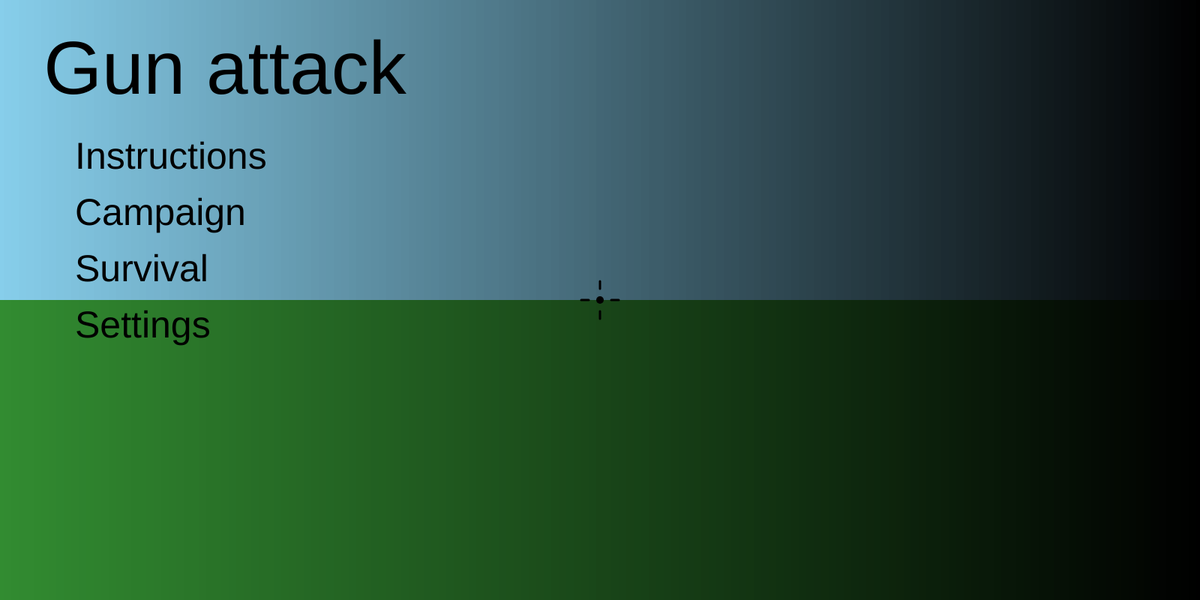
Frame 1 (no input)
Frame 60 (no input): identical to frame 1, image omitted
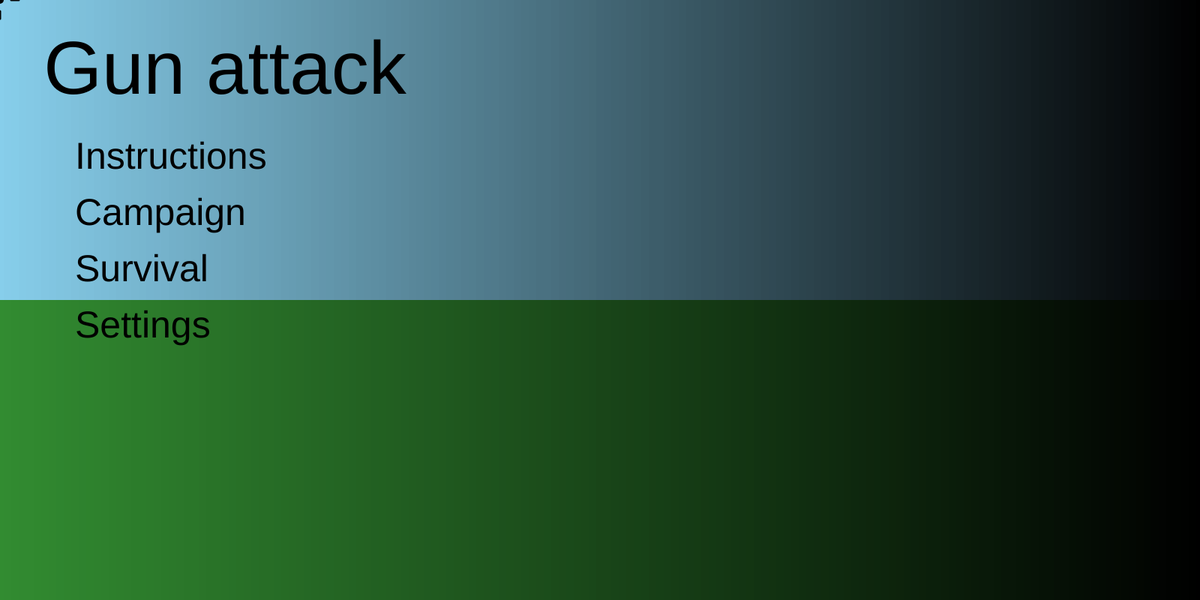
Frame 120 (the mouse pressed at the canvas centre since frame 60)

The p5.js sketch that drew these frames (run headless with seeded random() and noise() and a simulated clock; from frame 60 on, the mouse is pressed at the canvas centre):

// p5.js sketch
// ── sketch.js
function setup() {
  createCanvas(1600, 800);
  angleMode(DEGREES);
  textAlign(CENTER);
}
var colorScheme = "Meadow";
var FOV = 90; // field of view, larger FOVs may cause warping. does not affect lag
var graphics = 550; // number of rays cast. larger number is more detailed, may cause more lag
var Xsens = 0;
var Ysens = 0;
var gameMode = "Menu"; // can be set to debug, menu, or game
var maze = [
  [1, 1, 1, 1, 1, 1, 1, 1, 1, 1],
  [1, 0, 0, 1, 0, 1, 0, 0, 0, 1],
  [1, 0, 0, 0, 0, 0, 0, 0, 0, 1],
  [1, 0, 1, 0, 1, 0, 1, 1, 1, 1],
  [1, 0, 0, 0, 0, 0, 0, 0, 0, 1],
  [1, 0, 1, 0, 1, 1, 1, 0, 1, 1],
  [1, 0, 0, 0, 0, 0, 0, 0, 0, 1],
  [1, 0, 1, 1, 1, 0, 1, 0, 1, 1],
  [1, 0, 0, 0, 0, 0, 0, 0, 0, 1],
  [1, 1, 1, 1, 1, 1, 1, 1, 1, 1],
];
var spawnWaves = [
  [0],
  [0, 0, 0, 0, 0],
  [1, 1],
  [0, 0, 0, 0, 0, 1, 1, 1],
  [2, 2, 2, 2, 2],
  [0, 0, 1, 1, 1, 2, 2, 2, 2],
  [3, 3, 3],
  [1, 1, 1, 2, 2, 2, 3, 3, 3, 3, 3],
  [3, 3, 3, 3, 3, 3, 3, 3, 3, 3],
  [0, 0, 1, 1, 4, 4, 4, 4],
  [2, 2, 2, 2, 3, 3, 3, 3, 4, 4, 4, 4],
  [4, 4, 4, 4, 4, 4, 4, 4, 4, 4],
  [3, 3, 3, 3, 3, 5, 5, 5],
  [0, 0, 0, 0, 1, 1, 1, 1, 2, 2, 2, 2, 3, 3, 3, 3, 4, 4, 4, 4, 5, 5, 5, 5],
  [5, 5, 5, 5, 5, 5, 5, 5, 5, 5],
  [2, 2, 2, 2, 2, 2, 2, 2, 2, 2, 3, 3, 3, 3, 3, 3, 3, 3, 3, 3, 1, 1, 1],
  [4, 4, 4, 4, 4, 4, 4, 4, 4, 4, 5, 5, 5, 5, 5, 5, 5, 5, 5, 5],
  [2, 2, 2, 2, 2, 2, 2, 2, 2, 2, 2, 2, 2, 2, 2, 2, 2, 2, 2, 2, 2, 2, 2, 2, 2, 2, 2, 2, 2, 2], 
  [0, 0, 0, 1, 1, 1, 1, 2, 2, 2, 2, 2, 3, 3, 3, 3, 3, 3, 4, 4, 4, 4, 4, 4, 4, 5, 5, 5, 5, 5, 5, 5, 5],
  [3, 3, 3, 3, 3, 3, 3, 3, 3, 3, 5, 5, 5, 5, 5, 5, 5, 5, 5, 5],
];
// stores multiple ray arrays each with 0 = distance, 1 = x display, 2 = line height up, 3 = line height down, 4 = shading 1, 5 = shading 2, 6 = shading 3, 7 = stroke weight, 8 = id, 9 = shot
var rays = [];
// the enemies array stores multiple enemy arrays each with 0 = x, 1 = y, 2 = angle, 3 = distance, 4 = display angle x, 5 = display angle y, 6 = display size, 7 = type, 8 = id, 9 = shot, 10 = health, 11 = color 1, 12 = color 2, 13 = color 3, 14 = speed, 15 = damage, 16 = size, 17 = max health
var enemies = [];
// 0 = x, 1 = y, 2 = recoil, 3 = firing interval, 4 = ammo, 5 = reloading state, 6 = ammo limit, 7 = gun efficiency (reload, firing, recoil recovering rate), 8 = recoil limit, 9 = recoil rate, 10 = bullet
var gun = [undefined, undefined, 0, 0, 180, false, 180, 2, 50, 10, false];
// 0 = x posision, 1 = y position, 2 = x angle, 3 = y angle, 4 = health
var player = [120, 120, 0, 0, 100];
var keys = [];
var menuOptions = ["Instructions", "Campaign", "Survival", "Settings"];
var colorSchemes = {
  // stores color schemes, 1 = sky color, 2 = wall color, 3 = shading color, 4 = floor color
  Cardboard: [
    [229, 176, 127],
    [204, 151, 102],
    [178, 125, 76],
    [153, 100, 51],
  ],
  Meadow: [
    [135, 206, 235],
    [189, 199, 196],
    [128, 132, 135],
    [50, 140, 49],
  ],
  Ocean: [
    [41, 132, 141],
    [96, 101, 46],
    [77, 81, 37],
    [168, 143, 89],
  ],
  Underworld: [
    [55, 0, 0],
    [50, 0, 0],
    [40, 0, 0],
    [35, 0, 0],
  ],
  Arctic: [
    [195, 231, 253],
    [242, 242, 237],
    [176, 190, 197],
    [242, 242, 237],
  ],
  Jungle: [
    [16, 68, 54],
    [68, 48, 34],
    [54, 38, 27],
    [12, 51, 41],
  ],
  Desert: [
    [154, 220, 255],
    [232, 187, 154],
    [228, 173, 133],
    [223, 159, 113],
  ],
  Shadow: [
    [50, 50, 50],
    [30, 30, 30],
    [15, 15, 15],
    [5, 5, 5],
  ],
  City: [
    [12, 20, 69],
    [100, 100, 100],
    [75, 75, 75],
    [50, 50, 50],
  ],
  Arcade: [
    [252, 76, 2],
    [255, 255, 0],
    [0, 255, 0],
    [70, 52, 167],
  ],
  Painting: [
    [216, 216, 204],
    [106, 44, 51],
    [12, 57, 79],
    [21, 13, 9],
  ],
  Sky: [
    [12, 20, 69],
    [104, 104, 125],
    [71, 71, 90],
    [12, 20, 69],
  ],
};
var cCursor = [800, 400];
var wave = 1;
var waveStart = true;
var kills = 0;

function mousePressed() {
  requestPointerLock();
}
function distance(x1, y1, x2, y2) {
  return sqrt((x1 - x2) * (x1 - x2) + (y1 - y2) * (y1 - y2));
}
function rotatedrect(degrees, xpos, ypos, l, w) {
  // make a rotated rectangle
  xpos += l / 2;
  ypos += w / 2;
  rectMode(CENTER);
  translate(xpos, ypos);
  rotate(degrees);
  rect(0, 0, l, w);
  rotate(-degrees);
  translate(-xpos, -ypos);
  rectMode(CORNER);
}
function collide(x, y) {
  // check if a given point is inside a wall
  if (maze[floor(y / 80)][floor(x / 80)] == 1) {
    return true;
  } else {
    return false;
  }
}
function angleCheck(a) {
  if (a > 360) {
    a %= 360;
  }
  if (a < 0) {
    a += 360;
  }
  return a;
}
function moveX(amount) {
  // move player to side
  if (player[2] == 180 || player[2] == 0) {
    player[0] += amount;
  } else if (player[2] > 180) {
    player[0] +=
      (tan(player[2] - 90) * amount) / distance(0, 0, tan(player[2] - 90), 1);
    player[1] -= (1 * amount) / distance(0, 0, tan(player[2] - 90), 1);
  } else {
    player[0] -=
      (tan(player[2] - 90) * amount) / distance(0, 0, tan(player[2] - 90), 1);
    player[1] += (1 * amount) / distance(0, 0, tan(player[2] - 90), 1);
  }
}
function moveY(amount) {
  // move player forwards or backwards
  if (player[2] == 270 || player[2] == 90) {
    player[1] += amount;
  } else if (player[2] > 270 || player[2] < 90) {
    player[0] -= (tan(player[2]) * amount) / distance(0, 0, tan(player[2]), 1);
    player[1] += (1 * amount) / distance(0, 0, tan(player[2]), 1);
  } else {
    player[0] += (tan(player[2]) * amount) / distance(0, 0, tan(player[2]), 1);
    player[1] -= (1 * amount) / distance(0, 0, tan(player[2]), 1);
  }
}
function maintenance() {
  // recoil
  if (gun[2] > 0) {
    gun[2] -= gun[7];
  }
  if (gun[2] > gun[8]) {
    gun[2] = gun[8];
  }
  // firing interval
  if (gun[3] > 0) {
    gun[3] -= gun[7];
  }
  if (gun[3] < 0) {
    gun[3] = 0;
  }
  // reloading
  if (gun[5] && gun[4] != gun[6]) {
    gun[4] += gun[7];
  }
  if (gun[4] >= gun[6]) {
    gun[4] = gun[6];
    gun[5] = false;
  }
  // heal if not dead, if dead then re-initialize
  if (player[4] <= 0) {
    gameMode = "Death";
    player = [120, 120, 0, 0, 100];
    enemies = [];
    rays = [];
    waveStart = true;
    kills = 0;
    gun = [undefined, undefined, 0, 0, 180, false, 180, 2, 50, 10, false];
  } else if (player[4] < 100) {
    player[4] += 0.05;
  }
  if (player[4] >= 100) {
    player[4] = 100;
  }
}
function overlay() {
  if (gameMode == "Campaign") {
    noStroke();
    textSize(25);
    fill(0, 0, 0);
    text("Wave: " + wave, 800, 40);
  } else if (gameMode == "Survival") {
    noStroke();
    textSize(25);
    fill(0, 0, 0);
    text("Kills: " + kills, 800, 40);
  }

  // draws crosshair
  stroke(0, 0, 0);
  strokeWeight(10);
  point(width / 2, 400);
  strokeWeight(3);
  line(width / 2 - 25 - 2 * gun[2], 400, width / 2 - 15 - 2 * gun[2], 400);
  line(width / 2 + 15 + 2 * gun[2], 400, width / 2 + 25 + 2 * gun[2], 400);
  line(width / 2, 375 - 2 * gun[2], width / 2, 385 - 2 * gun[2]);
  line(width / 2, 415 + 2 * gun[2], width / 2, 425 + 2 * gun[2]);

  // draws explosion if recently fired gun
  if (gun[3] > 2) {
    strokeWeight(5);
    stroke(250, 237, 39);
    line(width / 2, 550 + gun[2], gun[0], gun[1]);
    noStroke();
    fill(255, 199, 0);
    ellipse(width / 2, 550 + gun[2], 100, 100);
  }

  // draws gun
  noStroke();
  fill(136, 139, 141);
  triangle(
    width / 2 - 100,
    801 + gun[2],
    width / 2 + 100,
    801 + gun[2],
    width / 2 - 25,
    560 + gun[2]
  );
  triangle(
    width / 2 - 100,
    801 + gun[2],
    width / 2 + 100,
    801 + gun[2],
    width / 2 + 25,
    560 + gun[2]
  );
  strokeWeight(50);
  stroke(136, 139, 141);
  line(width / 2, 563 + gun[2], width / 2, 800 + gun[2]);
  noStroke();
  fill(83, 86, 90);
  quad(
    width / 2 - 75,
    790 + gun[2],
    width / 2 + 75,
    790 + gun[2],
    width / 2 + 40,
    660 + gun[2],
    width / 2 - 40,
    660 + gun[2]
  );
  quad(
    width / 2 - 35,
    640 + gun[2],
    width / 2 + 35,
    640 + gun[2],
    width / 2 + 23,
    590 + gun[2],
    width / 2 - 23,
    590 + gun[2]
  );
  quad(
    width / 2 - 20,
    580 + gun[2],
    width / 2 + 20,
    580 + gun[2],
    width / 2 + 15,
    560 + gun[2],
    width / 2 - 15,
    560 + gun[2]
  );
  stroke(83, 86, 90);
  strokeWeight(4);
  line(width / 2 - 15, 550 + gun[2], width / 2 + 15, 550 + gun[2]);
  line(width / 2 - 15, 550 + gun[2], width / 2 - 15, 530 + gun[2]);
  line(width / 2 - 15, 530 + gun[2], width / 2 - 8, 530 + gun[2]);
  line(width / 2 + 15, 550 + gun[2], width / 2 + 15, 530 + gun[2]);
  line(width / 2 + 15, 530 + gun[2], width / 2 + 8, 530 + gun[2]);
  line(width / 2, 535 + gun[2], width / 2, 542 + gun[2]);

  // display ammo
  noStroke();
  fill(255, 255, 255, 100);
  rect(width - 200, 700, 200, 100, 5);
  fill(0, 0, 0);
  textSize(50);
  text(floor(gun[4]) + "/" + gun[6], width - 100, 770);
  if (gun[4] == 0 && !gun[5]) {
    textSize(25);
    text("Press 'r' to Reload", width / 2, 685);
  }

  // draw health and wounds
  noStroke();
  fill(255, 0, 0, 100);
  rect(0, 700, 200, 100, 5);
  textSize(50);
  fill(0, 0, 0);
  text(floor(player[4]) + "/100", 100, 770);

  if (player[4] < 30) {
    textSize(30);
    fill(255, 0, 0);
    text("Low Health, Seek Cover Now", width / 2, 75);
  }
  if (player[4] < 50) {
    stroke(255, 0, 0, 100);
    strokeWeight(random(25 - player[4] / 2, 75 - player[4] * 1.5));
    fill(0, 0, 0, 0);
    rect(0, 0, width, 800);
    noStroke();
    fill(255, 0, 0, (75 * (50 - player[4])) / 50);
    rect(0, 0, width, 800);
  }
}
function shoot() {
  gun[0] = random(width / 2 - 2 * gun[2], width / 2 + 2 * gun[2]);
  gun[1] = random(400 - 2 * gun[2], 400 + 2 * gun[2]);
  gun[2] += gun[9];
  gun[3] = 5;
  gun[4] -= 1;
  gun[10] = true;
}
function castRays() {
  rays = [];
  var anglecount = 0; // counts how many angles have been checked
  for (
    var i = player[2] - FOV / 2;
    i < player[2] + FOV / 2;
    i += FOV / graphics
  ) {
    anglecount += 1;
    var ray = i;
    ray = angleCheck(ray);
    var checkX = 0; // check vertical collisions
    var checkY = 0;
    var checkIncrementX = 0;
    var checkIncrementY = 0;
    var count = 0;
    var infinite = false;
    var d1 = [];
    var d2 = [];
    if (ray == 270 || ray == 90) {
      // goes on forever, straight sideways
      count = 10;
      infinite = true;
    } else if (ray > 270 || ray < 90) {
      // looking upwards, setup start pos and increment
      checkX =
        player[0] +
        tan(ray) * (abs(player[1]) - abs(floor(player[1] / 80) * 80));
      checkY = floor(player[1] / 80) * 80;
      checkIncrementX = 80 * tan(ray);
      checkIncrementY = -80;
    } else {
      // looking downwards, setup start pos and increment
      checkX =
        player[0] +
        tan(ray) * (abs(player[1]) - abs(ceil(player[1] / 80) * 80));
      checkY = ceil(player[1] / 80) * 80;
      checkIncrementX = -80 * tan(ray);
      checkIncrementY = 80;
    }

    while (count < 10) {
      // loop through vertical checks for each ray
      count += 1;
      if (checkX <= 800 && checkX >= 0 && checkY <= 800 && checkY >= 0) {
        if (collide(checkX, checkY) || collide(checkX, checkY - 1)) {
          break;
        }
      }
      checkX += checkIncrementX;
      checkY += checkIncrementY;
    }

    // assign distance to ray
    if (infinite) {
      d1.push(10000000);
    } else {
      d1.push(
        distance(player[0], player[1], checkX, checkY) * cos(player[2] - ray)
      );
    }

    d1.push(checkX);
    d1.push(checkY);

    checkX = 0; // check horizontal collisions (note that is now 90 minus angle because triangle is tilted on side, not straight up like vertical checks)
    checkY = 0;
    checkIncrementX = 0;
    checkIncrementY = 0;
    count = 0;
    infinite = false;

    if (ray == 180 || ray == 0) {
      // goes on forever, straight up
      count = 10;
      infinite = true;
    } else if (ray > 180) {
      // looking leftwards, setup start pos and increment
      checkX = floor(player[0] / 80) * 80;
      checkY =
        player[1] +
        tan(90 - ray) * (abs(player[0]) - abs(floor(player[0] / 80) * 80));
      checkIncrementX = -80;
      checkIncrementY = 80 * tan(90 - ray);
    } else {
      // looking rightwards, setup start pos and increment
      checkX = ceil(player[0] / 80) * 80;
      checkY =
        player[1] +
        tan(90 - ray) * (abs(player[0]) - abs(ceil(player[0] / 80) * 80));
      checkIncrementX = 80;
      checkIncrementY = -80 * tan(90 - ray);
    }

    while (count < 10) {
      // loop through horizontal checks for each ray
      count += 1;
      if (checkX <= 800 && checkX >= 0 && checkY <= 800 && checkY >= 0) {
        if (collide(checkX, checkY) || collide(checkX - 1, checkY)) {
          break;
        }
      }
      checkX += checkIncrementX;
      checkY += checkIncrementY;
    }

    // assign distance to ray
    if (infinite) {
      d2.push(10000000);
    } else {
      d2.push(
        distance(player[0], player[1], checkX, checkY) * cos(ray - player[2])
      );
    }
    d2.push(checkX);
    d2.push(checkY);

    // show rays for debug, or blocks if not
    if (gameMode == "Debug") {
      // find shortest line and draw it
      strokeWeight(3);
      if (d1[0] <= d2[0]) {
        stroke(255, 255, 0, 255 - 255 * (d1[0] / 1200));
        line(player[0], player[1], d1[1], d1[2]);
      } else {
        stroke(255, 255, 0, 255 - 255 * (d2[0] / 1200));
        line(player[0], player[1], d2[1], d2[2]);
      }
    } else {
      // find shortest line, shade based on horizontal/vertical
      if (d1[0] <= d2[0]) {
        rays.push([
          d1[0],
          width * (anglecount / graphics) - 2,
          400 + player[3] - ((width / height) * 1800000) / FOV / d1[0],
          400 + player[3] + ((width / height) * 1800000) / FOV / d1[0],
          colorSchemes[colorScheme][1][0],
          colorSchemes[colorScheme][1][1],
          colorSchemes[colorScheme][1][2],
          width / graphics + 1,
          0,
          false,
        ]);
      } else {
        rays.push([
          d2[0],
          width * (anglecount / graphics) - 2,
          400 + player[3] - ((width / height) * 1800000) / FOV / d2[0],
          400 + player[3] + ((width / height) * 1800000) / FOV / d2[0],
          colorSchemes[colorScheme][2][0],
          colorSchemes[colorScheme][2][1],
          colorSchemes[colorScheme][2][2],
          width / graphics + 1,
          0,
          false,
        ]);
      }
    }
  }
}
function playerControls() {
  // rotate player based on mouse
  player[2] += 0.5 * pow(5, Xsens) * movedX;
  player[2] = angleCheck(player[2]);
  player[3] -= (pow(5, Ysens) * movedY) / (FOV / 400);
  if (player[3] > 1200) {
    player[3] = 1200;
  }
  if (player[3] < -1200) {
    player[3] = -1200;
  }

  if (mouseIsPressed && mouseButton == LEFT) {
    // if interval is done, ammo exists, and not currently reloading
    if (gun[3] == 0 && gun[4] > 0 && !gun[5]) {
      shoot();
    }
  }

  // player movement and key presses (1.4 chosen because sqrt 2)
  if (keyIsDown) {
    // list to store active keys
    keyPressed = function () {
      keys[keyCode] = true;
    };
    keyReleased = function () {
      keys[keyCode] = false;
    };

    // r to reload
    if (keys[82] && gun[4] != gun[6]) {
      gun[4] = 0;
      gun[5] = true;
    }

    if ((keys[87] || keys[38]) && !(keys[83] || keys[40])) {
      if (keys[65] || keys[37]) {
        moveX(-1.4);
        moveY(-1.4);
      } //w+a
      else if (keys[68] || keys[39]) {
        moveX(1.4);
        moveY(-1.4);
      } //w+d
      else {
        moveY(-2);
      } //w
    } else if ((keys[83] || keys[40]) && !(keys[87] || keys[38])) {
      if (keys[65] || keys[37]) {
        moveX(-1.4);
        moveY(1.4);
      } //s+a
      else if (keys[68] || keys[39]) {
        moveX(1.4);
        moveY(1.4);
      } //s+d
      else {
        moveY(2);
      } //s
    } else {
      if (keys[65] || keys[37]) {
        moveX(-2);
      } //a
      if (keys[68] || keys[39]) {
        moveX(2);
      } //d
    }

    // collisions with walls
    if (collide(player[0], player[1] + 5)) {
      player[1] -= 2;
    }
    if (collide(player[0], player[1] - 5)) {
      player[1] += 2;
    }
    if (collide(player[0] + 5, player[1])) {
      player[0] -= 2;
    }
    if (collide(player[0] - 5, player[1])) {
      player[0] += 2;
    }
  }
}
function drawGrid() {
  background(255, 255, 255);
  stroke(0, 0, 0);
  strokeWeight(1);
  for (var i = 0; i < 10; i++) {
    for (var j = 0; j < 10; j++) {
      if (maze[j][i] == 1) {
        fill(50, 50, 50);
      } // j is y variable, i is x variable, loop through 2d array
      else {
        fill(255, 255, 255);
      }
      rect(i * 80, j * 80, 80, 80);
    }
  }
  stroke(255, 0, 0);
  strokeWeight(3);
  rotatedrect(player[2], player[0] - 25, player[1] - 25, 50, 50);
}
function drawLandscape() {
  noStroke();
  fill(
    colorSchemes[colorScheme][0][0],
    colorSchemes[colorScheme][0][1],
    colorSchemes[colorScheme][0][2]
  );
  rect(0, ((-1200 + player[3]) * height) / 800, width, 100000);
  fill(
    colorSchemes[colorScheme][3][0],
    colorSchemes[colorScheme][3][1],
    colorSchemes[colorScheme][3][2]
  );
  rect(0, ((400 + player[3]) * height) / 800, width, 100000);
}
function createEnemy(type) {
  if (type == 0) {
    enemies.push([
      720,
      720,
      0,
      0,
      0,
      0,
      0,
      type,
      1,
      false,
      10,
      100,
      100,
      100,
      1,
      0.2,
      10000,
      10,
    ]);
  } else if (type == 1) {
    enemies.push([
      720,
      720,
      0,
      0,
      0,
      0,
      0,
      type,
      1,
      false,
      75,
      204,
      182,
      162,
      0.75,
      1,
      30000,
      75,
    ]);
  } else if (type == 2) {
    enemies.push([
      720,
      720,
      0,
      0,
      0,
      0,
      0,
      type,
      1,
      false,
      5,
      0,
      0,
      0,
      1.5,
      0.2,
      5000,
      5,
    ]);
  } else if (type == 3) {
    enemies.push([
      720,
      720,
      0,
      0,
      0,
      0,
      0,
      type,
      1,
      false,
      2,
      255,
      0,
      0,
      2.5,
      0.3,
      3000,
      2,
    ]);
  }
  if (type == 4) {
    enemies.push([
      720,
      720,
      0,
      0,
      0,
      0,
      0,
      type,
      1,
      false,
      45,
      100,
      255,
      50,
      1.3,
      0.5,
      15000,
      45,
    ]);
  }
  if (type == 5) {
    enemies.push([
      720,
      720,
      0,
      0,
      0,
      0,
      0,
      type,
      1,
      false,
      30,
      150,
      0,
      150,
      1,
      0.5,
      20000,
      30,
    ]);
  }
}
function castEnemies() {
  // create enemies based on gamemode
  if (gameMode == "Campaign") {
    if (waveStart == true) {
      for (var i = 0; i < spawnWaves[wave - 1].length; i++) {
        createEnemy(spawnWaves[wave - 1][i]);
      }
      waveStart = false;
    } else if (enemies.length == 0) {
      wave += 1;
      player = [120, 120, 0, 0, 100];
      waveStart = true;
      gun = [undefined, undefined, 0, 0, 180, false, 180, 2, 50, 10, false];
    }
  } else if (gameMode == "Survival") {
    if (random(0, 100 - min(50, kills)) < 1) {
      createEnemy(floor(random(0, 6)));
    }
  }

  for (var i = 0; i < enemies.length; i++) {
    if (enemies[i][10] <= 0) {
      if (enemies[i][7] == 5) {
        for (var j = 0; j < 10; j++) {
          enemies.push([
            enemies[i][0],
            enemies[i][1],
            0,
            0,
            0,
            0,
            0,
            3,
            1,
            false,
            2,
            255,
            0,
            0,
            2.5,
            0.3,
            3000,
            2,
          ]);
        }
      }
      enemies.splice(i, 1);
      kills += 1;
      i -= 1;
      continue;
    }
    // heal green ones
    if (enemies[i][7] == 4 && enemies[i][10] < enemies[i][17]) {
      enemies[i][10] += 0.1;
    }
    if (enemies[i][7] == 4 && enemies[i][10] > enemies[i][17]) {
      enemies[i][10] = enemies[i][17];
    }

    // make them move towards the player
    if (distance(player[0], player[1], enemies[i][0], enemies[i][1]) > 15) {
      enemies[i][0] +=
        (enemies[i][14] * (player[0] - enemies[i][0])) /
        distance(player[0], player[1], enemies[i][0], enemies[i][1]);
      enemies[i][1] +=
        (enemies[i][14] * (player[1] - enemies[i][1])) /
        distance(player[0], player[1], enemies[i][0], enemies[i][1]);
    }

    // collisions with walls
    if (collide(enemies[i][0], enemies[i][1] + 2 * enemies[i][14])) {
      enemies[i][1] -= 1.5 * enemies[i][14];
    }
    if (collide(enemies[i][0], enemies[i][1] - 2 * enemies[i][14])) {
      enemies[i][1] += 1.5 * enemies[i][14];
    }
    if (collide(enemies[i][0] + 2 * enemies[i][14], enemies[i][1])) {
      enemies[i][0] -= 1.5 * enemies[i][14];
    }
    if (collide(enemies[i][0] - 2 * enemies[i][14], enemies[i][1])) {
      enemies[i][0] += 1.5 * enemies[i][14];
    }

    // collisions with other enemies, excluding self
    for (var j = 0; j < enemies.length; j++) {
      if (
        distance(enemies[i][0], enemies[i][1], enemies[j][0], enemies[j][1]) <
          enemies[j][16]/1000 &&
        distance(enemies[i][0], enemies[i][1], enemies[j][0], enemies[j][1]) !=
          0
      ) {
        enemies[i][0] -=
          (0.5 * (enemies[j][0] - enemies[i][0])) /
          distance(enemies[i][0], enemies[i][1], enemies[j][0], enemies[j][1]);
        enemies[i][1] -=
          (0.5 * (enemies[j][1] - enemies[i][1])) /
          distance(enemies[i][0], enemies[i][1], enemies[j][0], enemies[j][1]);
      }
    }

    if (gameMode == "Debug") {
      stroke(0, 0, 0);
      strokeWeight(3);
      fill(255, 0, 0);
      ellipse(enemies[i][0], enemies[i][1], 50, 50);
    } else {
      enemies[i][3] = distance(
        player[0],
        player[1],
        enemies[i][0],
        enemies[i][1]
      );
      if (enemies[i][3] < 25) {
        player[4] -= enemies[i][15];
      }
      // cast rays to each enemy
      // enemy to the right, set angle
      if (enemies[i][0] > player[0]) {
        // up
        if (enemies[i][1] < player[1]) {
          enemies[i][2] =
            90 -
            atan((player[1] - enemies[i][1]) / (enemies[i][0] - player[0]));
        }
        // down
        else if (enemies[i][1] > player[1]) {
          enemies[i][2] =
            90 +
            atan((enemies[i][1] - player[1]) / (enemies[i][0] - player[0]));
        }
        // straight right, avoid atan 0 error
        else {
          enemies[i][2] = 90;
        }
      }
      // to the left
      else if (enemies[i][0] < player[0]) {
        // same commands except looking other way
        if (enemies[i][1] < player[1]) {
          enemies[i][2] =
            270 +
            atan((player[1] - enemies[i][1]) / (player[0] - enemies[i][0]));
        } else if (enemies[i][1] > player[1]) {
          enemies[i][2] =
            270 -
            atan((enemies[i][1] - player[1]) / (player[0] - enemies[i][0]));
        } else {
          enemies[i][2] = 270;
        }
      }
      // straight up or down
      else {
        if (enemies[i][1] < player[1]) {
          enemies[i][2] = 0;
        } else {
          enemies[i][2] = 180;
        }
      }

      // find the real distance between player and enemy angle
      var angle1 = enemies[i][2] + 360 - player[2];
      var angle2 = enemies[i][2] - player[2];
      var angle3 = enemies[i][2] - 360 - player[2];
      var optimalAngle = false;
      if (
        abs(angle1) <= abs(angle2) &&
        abs(angle1) <= abs(angle3) &&
        abs(angle1) < FOV / 2 + 10
      ) {
        optimalAngle = angle1;
      } else if (
        abs(angle2) <= abs(angle1) &&
        abs(angle2) <= abs(angle3) &&
        abs(angle2) < FOV / 2 + 10
      ) {
        optimalAngle = angle2;
      } else if (abs(angle3) < FOV / 2 + 10) {
        optimalAngle = angle3;
      }

      // put info into array, or draw offscreen
      if (optimalAngle) {
        enemies[i][4] = 800 + (800 * optimalAngle) / (FOV / 2);
        enemies[i][5] = 400 + player[3];
        enemies[i][6] = enemies[i][16] / (enemies[i][3] * cos(optimalAngle));
      } else {
        enemies[i][4] = 0;
        enemies[i][5] = 10000000;
        enemies[i][6] = 10000000;
      }
    }
  }
}
function draw3d() {
  // adds enemies and rays, sorts them by distance to simulate walls hiding enemies
  // index [8] = 0 means wall, 1 means enemy
  var allObjects = concat(enemies, rays).sort((a, b) => {
    if (a[8] == 0) {
      w = a[0];
    } else {
      w = a[3];
    }
    if (b[8] == 0) {
      z = b[0];
    } else {
      z = b[3];
    }
    return w - z;
  });

  // checks bullet collisions, starting from closest
  for (var i = 0; i < allObjects.length; i++) {
    if (allObjects[i][8] == 0) {
      if (
        gun[10] &&
        gun[3] > 4 &&
        gun[0] > allObjects[i][1] - allObjects[i][7] &&
        gun[0] < allObjects[i][1] + allObjects[i][7] &&
        gun[1] > allObjects[i][2] &&
        gun[1] < allObjects[i][3]
      ) {
        allObjects[i][9] = true;
        gun[10] = false;
      }
    } else {
      if (
        gun[10] &&
        gun[3] > 4 &&
        distance(gun[0], gun[1], allObjects[i][4], allObjects[i][5]) <
          allObjects[i][6] / 2
      ) {
        allObjects[i][9] = true;
        gun[10] = false;
      }
    }
  }

  reverse(allObjects);

  // draws entities by scanning in reverse, farthest first so closer ones are drawn on top
  for (var i = 0; i < allObjects.length; i++) {
    if (allObjects[i][8] == 0) {
      // draw walls
      stroke(allObjects[i][4], allObjects[i][5], allObjects[i][6]);
      strokeWeight(allObjects[i][7]);
      line(
        allObjects[i][1],
        allObjects[i][2],
        allObjects[i][1],
        allObjects[i][3]
      );
      if (allObjects[i][9]) {
        fill(250, 237, 39, 150);
        noStroke();
        ellipse(
          gun[0],
          gun[1],
          10000 / allObjects[i][0],
          10000 / allObjects[i][0]
        );
        allObjects[i][9] = false;
      }
    } else {
      noStroke();
      if (allObjects[i][9]) {
        // draw enemy
        fill(255, 255, 255);
        ellipse(
          allObjects[i][4],
          allObjects[i][5],
          allObjects[i][6],
          allObjects[i][6]
        );

        // draw healthbar
        fill(150, 150, 150, 100);
        rect(
          allObjects[i][4] - allObjects[i][6] / 2,
          allObjects[i][5] - (700 * allObjects[i][6]) / 800,
          allObjects[i][6],
          allObjects[i][6] / 5
        );
        fill(255, 0, 0, 200);
        rect(
          allObjects[i][4] - allObjects[i][6] / 2,
          allObjects[i][5] - (700 * allObjects[i][6]) / 800,
          (allObjects[i][6] * allObjects[i][10]) / allObjects[i][17],
          allObjects[i][6] / 5
        );

        fill(255, 0, 0, 150);
        ellipse(
          gun[0],
          gun[1],
          (10000 * allObjects[i][6]) / (3 * allObjects[i][16]),
          (10000 * allObjects[i][6]) / (3 * allObjects[i][16])
        );
        allObjects[i][9] = false;
        allObjects[i][10] -= 1;
      } else {
        // draw enemy
        fill(allObjects[i][11], allObjects[i][12], allObjects[i][13]);
        ellipse(
          allObjects[i][4],
          allObjects[i][5],
          allObjects[i][6],
          allObjects[i][6]
        );
        // draw healthbar
        fill(150, 150, 150, 100);
        rect(
          allObjects[i][4] - allObjects[i][6] / 2,
          allObjects[i][5] - (700 * allObjects[i][6]) / 800,
          allObjects[i][6],
          allObjects[i][6] / 5
        );
        fill(144, 238, 144, 200);
        rect(
          allObjects[i][4] - allObjects[i][6] / 2,
          allObjects[i][5] - (700 * allObjects[i][6]) / 800,
          (allObjects[i][6] * allObjects[i][10]) / allObjects[i][17],
          allObjects[i][6] / 5
        );
      }
    }
  }
}
function customCursor() {
  stroke(0, 0, 0);
  strokeWeight(10);
  point(cCursor[0], cCursor[1]);
  strokeWeight(3);
  line(cCursor[0] - 25, cCursor[1], cCursor[0] - 15, cCursor[1]);
  line(cCursor[0] + 15, cCursor[1], cCursor[0] + 25, cCursor[1]);
  line(cCursor[0], cCursor[1] - 25, cCursor[0], cCursor[1] - 15);
  line(cCursor[0], cCursor[1] + 15, cCursor[0], cCursor[1] + 25);

  if (cCursor[0] > 1600) {
    cCursor[0] = 1600;
  } else if (cCursor[0] < 0) {
    cCursor[0] = 0;
  } else {
    cCursor[0] += movedX;
  }
  if (cCursor[1] > 800) {
    cCursor[1] = 800;
  } else if (cCursor[1] < 0) {
    cCursor[1] = 0;
  } else {
    cCursor[1] += movedY;
  }
}
function drawMenu() {
  textSize(100);
  fill(0, 0, 0);
  text("Gun attack", 300, 125);

  // draws the options
  noStroke();
  textSize(50);
  textAlign(LEFT);
  for (var i = 0; i < menuOptions.length; i++) {
    if (
      cCursor[0] < 425 &&
      cCursor[1] > 175 + 75 * i &&
      cCursor[1] < 250 + 75 * i
    ) {
      if (mouseIsPressed) {
        gameMode = menuOptions[i];
      }
      fill(255, 0, 0);
    } else {
      fill(0, 0, 0);
    }
    text(menuOptions[i], 100, 225 + 75 * i);
  }
  textAlign(CENTER);

  // gradient
  for (var i = 0; i < 1610; i += 10) {
    strokeWeight(10);
    stroke(0, 0, 0, 255 * (i / 1600));
    line(i, 0, i, 800);
  }

  noStroke();
  textSize(150);
  fill(255);
}
function drawInstructions() {
  noStroke();
  textSize(100);
  fill(0, 0, 0);
  text("How to Play", 800, 125);

  if (cCursor[1] > 600 && cCursor[0] > 425 && cCursor[0] < 1175) {
    fill(255, 0, 0);
    if (mouseIsPressed) {
      gameMode = "Menu";
    }
  }
  text("Back to Menu", 800, 725);

  fill(0, 0, 0);
  textSize(50);
  text(
    "Your objective is to kill enemies and survive as long as possible\n Use the mouse to aim, and click to shoot\n Use the WASD keys or arrow keys to move\n Press 'r' to reload once your bullets are gone\n If enemies touch you, you will lose health\n If your health gets to 0, then you will die\n",
    800,
    250
  );
}
function drawSettings() {
  noStroke();
  textSize(100);
  fill(0, 0, 0);
  text("Settings", 800, 125);

  if (cCursor[1] > 625 && cCursor[0] > 425 && cCursor[0] < 1175) {
    fill(255, 0, 0);
    if (mouseIsPressed) {
      gameMode = "Menu";
    }
  }
  text("Back to Menu", 800, 750);

  fill(0, 0, 0);
  textSize(50);
  text("FOV", 800, 225);
  text(
    "60                                                                            120",
    800,
    265
  );
  text("Graphics", 800, 325);
  text(
    "100                                                                            1000",
    800,
    365
  );
  text("X Sensitivity", 800, 425);
  text(
    "0.2x                                                                            5x",
    800,
    465
  );
  text("Y Sensitivity", 800, 525);
  text(
    "0.2x                                                                            5x",
    800,
    565
  );

  stroke(0, 0, 0);
  for (var i = 0; i < 4; i++) {
    line(300, 250 + 100 * i, 1300, 250 + 100 * i);
  }

  strokeWeight(3);
  fill(200, 200, 200);
  ellipse(300 + 1000 * ((FOV - 60) / 60), 250, 25, 25);
  ellipse(300 + 1000 * ((graphics - 100) / 900), 350, 25, 25);
  ellipse(300 + 1000 * ((Xsens + 1) / 2), 450, 25, 25);
  ellipse(300 + 1000 * ((Ysens + 1) / 2), 550, 25, 25);

  if (mouseIsPressed && cCursor[0] > 300 && cCursor[0] < 1300) {
    if (cCursor[1] > 220 && cCursor[1] < 280) {
      FOV = 60 + 60 * ((cCursor[0] - 300) / 1000);
    } else if (cCursor[1] > 320 && cCursor[1] < 380) {
      graphics = 100 + 900 * ((cCursor[0] - 300) / 1000);
    } else if (cCursor[1] > 420 && cCursor[1] < 480) {
      Xsens = 2 * ((cCursor[0] - 300) / 1000) - 1;
    } else if (cCursor[1] > 520 && cCursor[1] < 580) {
      Ysens = 2 * ((cCursor[0] - 300) / 1000) - 1;
    }
  }
}
function drawDeath() {
  noStroke();
  fill(200, 200, 200, 40);
  rect(0, 0, 1600, 800);

  textSize(100);
  fill(0, 0, 0);
  text("You Died", 800, 125);

  if (cCursor[1] > 625 && cCursor[0] > 425 && cCursor[0] < 1175) {
    fill(255, 0, 0);
    if (mouseIsPressed) {
      gameMode = "Menu";
    }
  }
  text("Back to Menu", 800, 750);
}

function draw() {
  // draws debug grid, or 3d background
  if (gameMode == "Debug") {
    drawGrid();
    playerControls();
    castRays();
    castEnemies();
  } else if (gameMode == "Menu") {
    drawLandscape();
    drawMenu();
    customCursor();
  } else if (gameMode == "Instructions") {
    drawLandscape();
    drawInstructions();
    customCursor();
  } else if (gameMode == "Survival" || gameMode == "Campaign") {
    drawLandscape();
    castRays();
    castEnemies();
    draw3d();
    maintenance();
    overlay();
    playerControls();
  } else if (gameMode == "Death") {
    drawDeath();
    customCursor();
  } else if (gameMode == "Settings") {
    drawLandscape();
    drawSettings();
    customCursor();
  }
}
